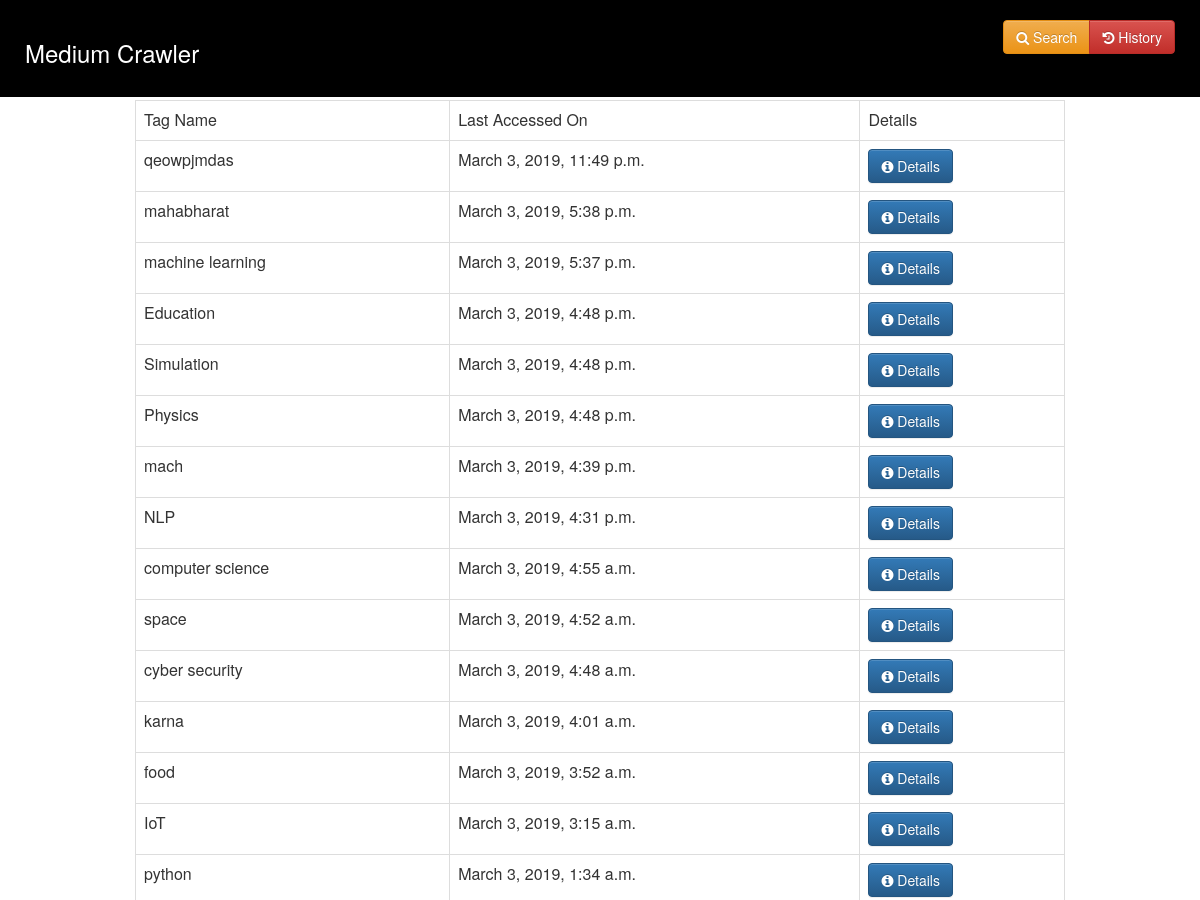
Before: /search (upper part) with the older database file.
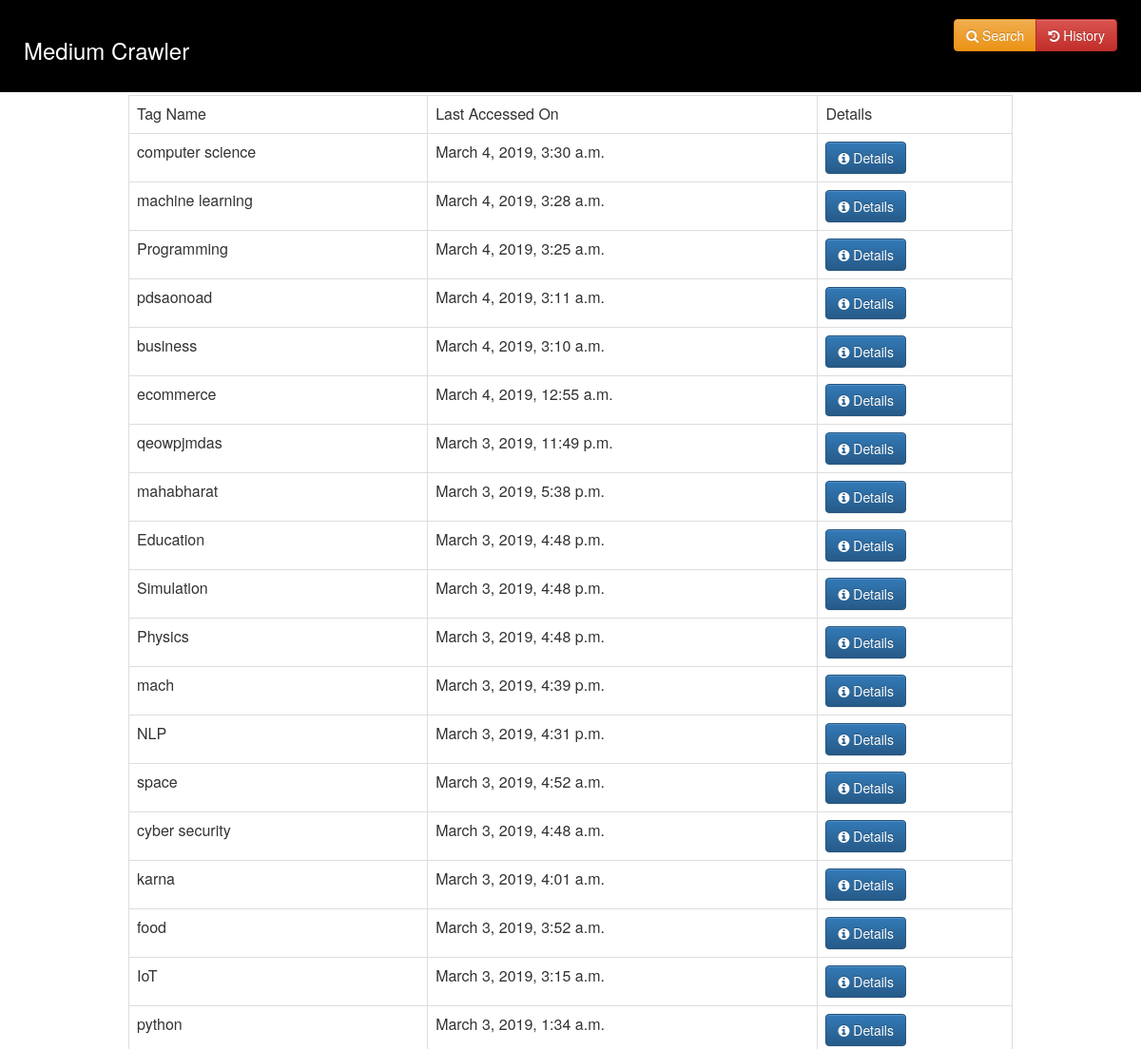
After: the same page with the newer database file.
### MediumCrawler/models.py (models this page shows)
class AccessedTag(models.Model):
    tag_name = models.CharField(max_length = 100, primary_key = True)
    tag_accessed_on = models.DateTimeField(default = timezone.now)
    blogs = models.ManyToManyField(Blog)
    class Meta:
        ordering = ['-tag_accessed_on']

### MediumCrawler/views.py (the view)
# urls.py: path("search", views.search_history, name = "search_history"),
def search_history(request):
    context = {}
    context["accessed_tags"] = AccessedTag.objects.all()
    return render(request, "MediumCrawler/search_history.html", context)

### MediumCrawler/templates/MediumCrawler/search_history.html
{% extends "MediumCrawler/base.html" %}
{% block content %}
    <div id="main">
        <table class="table table-bordered">
            <tr>
                <td>Tag Name</td>
                <td>Last Accessed On</td>
                <td>Details</td>
            </tr>
            {% for tag in accessed_tags.all %}
                <tr>
                    <td rowspan>{{ tag.tag_name }}</td>
                    <td>{{ tag.tag_accessed_on }}</td>
                    <td>
                        <a href = "{% url 'tag_page' pk=tag.tag_name %}">
                            <button type="button" class="btn btn-primary">
                                <i class="fa fa-info-circle" aria-hidden="true"></i> Details
                            </button>
                        </a>
                    </td>
                </tr>
            {% endfor %}
        </table>
    </div>
{% endblock %}

### MediumCrawler/templates/MediumCrawler/base.html (shortened to what this page needs)
{% load static %}
<html>
    <header>
        <link rel="stylesheet" href="//maxcdn.bootstrapcdn.com/bootstrap/3.2.0/css/bootstrap.min.css">
        <link rel="stylesheet" href="//maxcdn.bootstrapcdn.com/bootstrap/3.2.0/css/bootstrap-theme.min.css">
        <link rel="stylesheet" href="https://cdnjs.cloudflare.com/ajax/libs/font-awesome/4.7.0/css/font-awesome.min.css">
        <link rel="stylesheet" href="{% static 'css/MediumCrawler.css' %}" />
        <div class="panel-heading">
            <div class="btn-group pull-right">
                <a href="{% url 'home_page' %}" class="btn btn-warning"><i class="fa fa-search" aria-hidden="true"></i> Search</a>
                <a href="{% url 'search_history' %}" class="btn btn-danger"><i class="fa fa-history" aria-hidden="true"></i> History</a>
            </div>
            <h3>Medium Crawler</h3>
        </div>
    </header>
    <body>
        <div class="container-fluid">
            {% block content %}
            {% endblock %}
        </div>
    </body>
</html>

### MediumCrawler/static/css/MediumCrawler.css (style rules this page uses)
.container-fluid { width: 80%; margin: 0 auto; }
header, footer { width: 100%; position: fixed; background: black; color: white; }
header { top: 0; padding: 10px; }
body { padding-top: 100px; padding-bottom: 40px; }

Changed rows visible on the page:
changed AccessedTag "computer science": tag_accessed_on "March 3, 2019, 4:55 a.m." → "March 4, 2019, 3:30 a.m."; moves up the list
changed AccessedTag "machine learning": tag_accessed_on "March 3, 2019, 5:37 p.m." → "March 4, 2019, 3:28 a.m."; moves up the list
added AccessedTag: tag_name "Programming", tag_accessed_on "March 4, 2019, 3:25 a.m."
added AccessedTag: tag_name "pdsaonoad", tag_accessed_on "March 4, 2019, 3:11 a.m."
added AccessedTag: tag_name "business", tag_accessed_on "March 4, 2019, 3:10 a.m."
added AccessedTag: tag_name "ecommerce", tag_accessed_on "March 4, 2019, 12:55 a.m."
